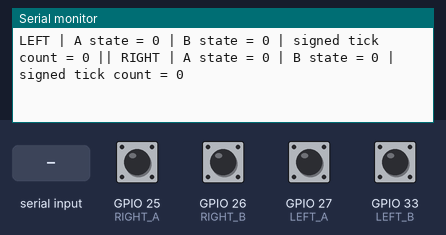
Bench run of a sketch on a simulated ESP32. Parts: the last lines printed to the serial monitor. The inputs (shaded band) are chosen by the test bench; at power-on: GPIO 25 (RIGHT_A), GPIO 26 (RIGHT_B), GPIO 27 (LEFT_A), GPIO 33 (LEFT_B) LOW.

Above: at 3.2 s.
3.3 s: "z\n" received over Serial
At 3.46 s:
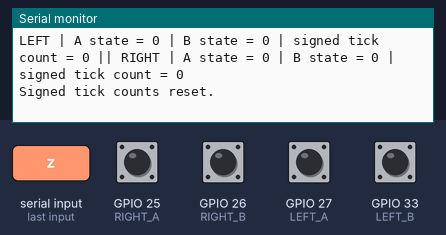
4.8 s: "1\n" received over Serial
At 4.96 s:
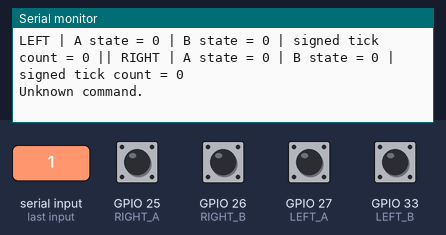
6.3 s: GPIO 25 (RIGHT_A) pulled HIGH for 1 s
At 6.9 s:
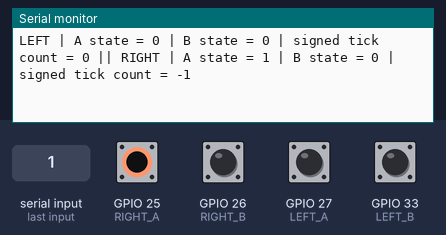
8.8 s: GPIO 26 (RIGHT_B) pulled HIGH for 1 s
At 9.32 s:
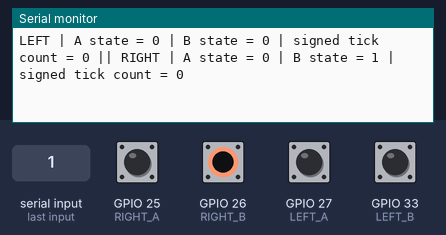
11.3 s: GPIO 27 (LEFT_A) pulled HIGH for 1 s
At 11.9 s:
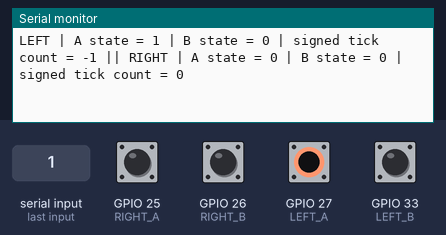
13.8 s: GPIO 33 (LEFT_B) pulled HIGH for 1 s
At 14.32 s:
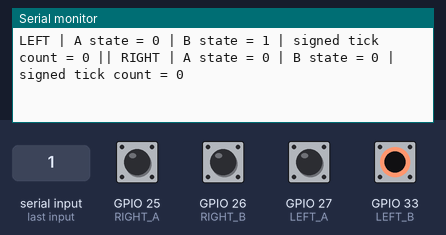

Measured:
- after the input at 3.3 s, the serial monitor: prints a new line at once (image 1)
- after the input at 4.8 s, the serial monitor: prints a new line at once (image 2)
- after the input at 6.3 s, the serial monitor: prints a new line after 0.21 s (image 3)
- after the input at 8.8 s, the serial monitor: prints a new line after 0.21 s (image 4)
- after the input at 11.3 s, the serial monitor: prints a new line after 0.21 s (image 5)
- after the input at 13.8 s, the serial monitor: prints a new line after 0.21 s (image 6)

The sketch:

04_quadrature_direction_test.ino
```cpp
// 04_quadrature_direction_test.ino
// Adafruit ESP32 Feather HUZZAH + quadrature encoders
// Serial Monitor: 115200 baud
//
// Purpose:
// Test quadrature encoder direction detection.
// When a wheel is rotated in one direction, the signed tick count should increase.
// When rotated in the opposite direction, the signed tick count should decrease.
//
// This test does not run the motors.
//
// Serial commands:
// z = reset signed tick counts

// ---------- Encoder pins ----------
const int LEFT_A  = 27;
const int LEFT_B  = 33;
const int RIGHT_A = 25;
const int RIGHT_B = 26;

// ---------- Signed encoder counters ----------
volatile long leftTicks = 0;
volatile long rightTicks = 0;

unsigned long lastPrintTime = 0;
const unsigned long PRINT_INTERVAL = 500;

// ---------- Interrupt service routines ----------
void IRAM_ATTR onLeftA()
{
  int a = digitalRead(LEFT_A);
  int b = digitalRead(LEFT_B);

  if (a == b)
  {
    leftTicks++;
  }
  else
  {
    leftTicks--;
  }
}

void IRAM_ATTR onRightA()
{
  int a = digitalRead(RIGHT_A);
  int b = digitalRead(RIGHT_B);

  if (a == b)
  {
    rightTicks++;
  }
  else
  {
    rightTicks--;
  }
}

void resetEncoderCounts()
{
  noInterrupts();
  leftTicks = 0;
  rightTicks = 0;
  interrupts();

  Serial.println("Signed tick counts reset.");
}

void printEncoderStatus()
{
  noInterrupts();
  long left = leftTicks;
  long right = rightTicks;
  interrupts();

  Serial.print("LEFT | A state = ");
  Serial.print(digitalRead(LEFT_A));
  Serial.print(" | B state = ");
  Serial.print(digitalRead(LEFT_B));
  Serial.print(" | signed tick count = ");
  Serial.print(left);

  Serial.print(" || RIGHT | A state = ");
  Serial.print(digitalRead(RIGHT_A));
  Serial.print(" | B state = ");
  Serial.print(digitalRead(RIGHT_B));
  Serial.print(" | signed tick count = ");
  Serial.println(right);
}

void setup()
{
  Serial.begin(115200);
  delay(2000);

  pinMode(LEFT_A, INPUT);
  pinMode(LEFT_B, INPUT);
  pinMode(RIGHT_A, INPUT);
  pinMode(RIGHT_B, INPUT);

  attachInterrupt(digitalPinToInterrupt(LEFT_A), onLeftA, CHANGE);
  attachInterrupt(digitalPinToInterrupt(RIGHT_A), onRightA, CHANGE);

  Serial.println();
  Serial.println("=== QUADRATURE DIRECTION TEST ===");
  Serial.println("Rotate each wheel by hand.");
  Serial.println("Expected: signed tick count increases in one direction and decreases in the opposite direction.");
  Serial.println("Command: z = reset signed tick counts");
  Serial.println();
}

void loop()
{
  if (millis() - lastPrintTime >= PRINT_INTERVAL)
  {
    lastPrintTime = millis();
    printEncoderStatus();
  }

  if (Serial.available())
  {
    String command = Serial.readStringUntil('\n');
    command.trim();

    if (command == "z")
    {
      resetEncoderCounts();
    }
    else
    {
      Serial.println("Unknown command.");
    }
  }
}
```
